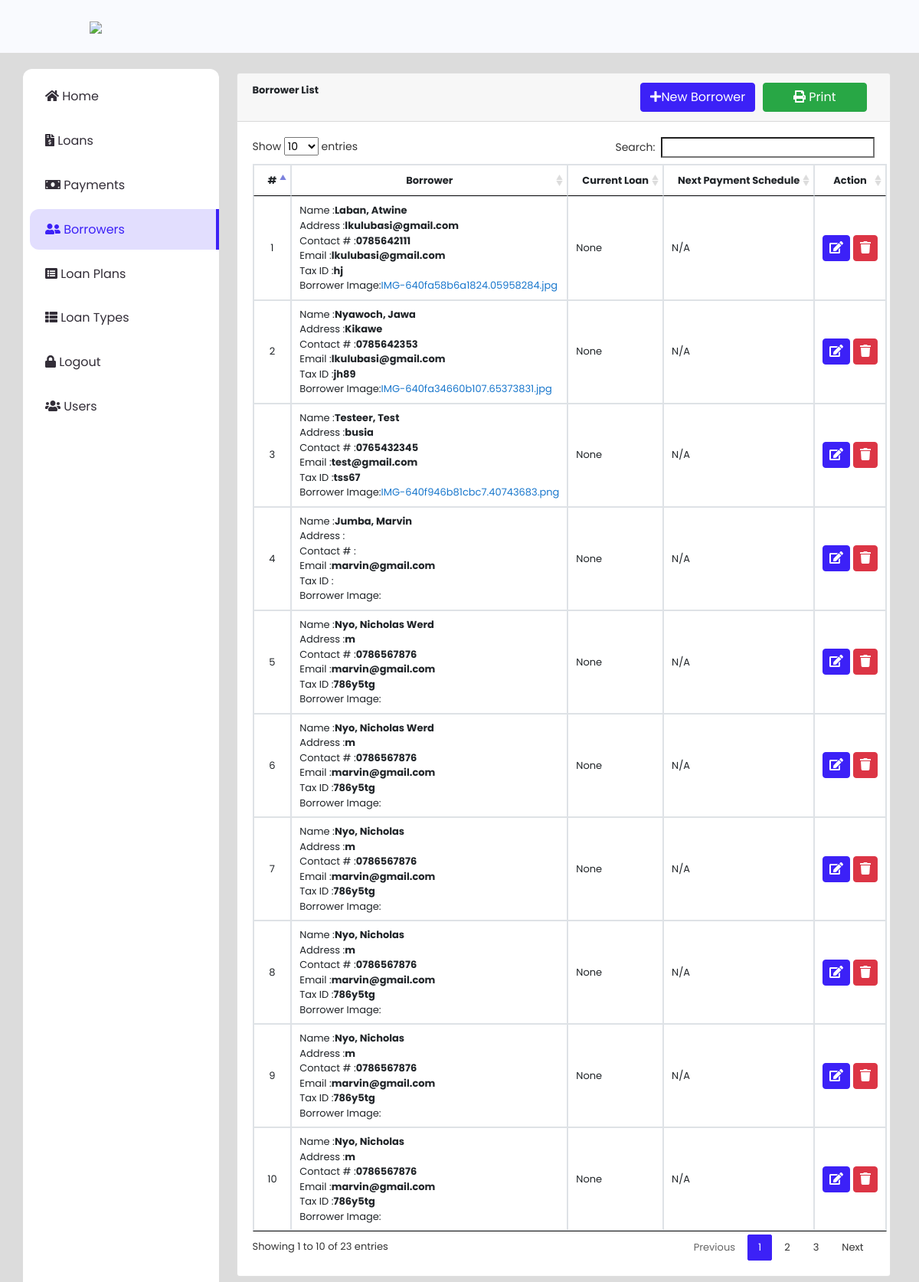
The app's page /sacco/index.php?page=borrowers (signed in) with its own data.
### tables this page shows
CREATE TABLE `borrowers` (
  `id` int(30) NOT NULL,
  `firstname` varchar(100) NOT NULL,
  `middlename` varchar(100) NOT NULL,
  `lastname` varchar(100) NOT NULL,
  `contact_no` varchar(30) NOT NULL,
  `upload_img` varchar(255) NOT NULL,
  `address` text NOT NULL,
  `email` varchar(50) NOT NULL,
  `tax_id` varchar(50) NOT NULL,
  `date_created` date NOT NULL
);

### sacco/borrowers.php (the view, shortened to what this page needs)
<?php include 'db_connect.php' ?>
<div class="container-fluid">
	<div class="col-lg-12">
		<div class="card">
			<div class="card-header">
				<large class="card-title">
					<b>Borrower List</b>
				</large>
				<button onclick="printDiv()" class="btn btn-success  col-md-2 float-right" type="button" id="print_payment" style="margin-right: 10px;" ><i class="fa fa-print"></i> Print</button>
				<button type="button" class="btn btn-primary float-right" data-bs-toggle="modal" data-bs-target="#exampleModal" style="margin-right: 10px;"><i class="fa fa-plus"></i>New Borrower</button>
			</div>
			<div class="card-body" id="borrower">
				<table class="table table-bordered" id="borrower-list">
					<colgroup>
						<col width="10%">
						<col width="35%">
						<col width="30%">
						<col width="15%">
						<col width="10%">
					</colgroup>
					<thead>
						<tr>
							<th class="text-center">#</th>
							<th class="text-center">Borrower</th>
							<th class="text-center">Current Loan</th>
							<th class="text-center">Next Payment Schedule</th>
							<th class="text-center">Action</th>
						</tr>
					</thead>
					<tbody>
						<?php
						$i = 1;
							$qry = $conn->query("SELECT * FROM borrowers order by id desc");
							while($row = $qry->fetch_assoc()):
						 ?>
						 <tr>
						 	<td class="text-center"><?php echo $i++ ?></td>
						 	<td>
						 		<p>Name :<b><?php echo ucwords($row['lastname'].", ".$row['firstname'].' '.$row['middlename']) ?></b></p>
						 		<p>Address :<b><?php echo $row['address'] ?></b></p>
						 		<p>Contact # :<b><?php echo $row['contact_no'] ?></b></p>
						 		<p>Email :<b><?php echo $row['email'] ?></b></p>
						 		<p>Tax ID :<b><?php echo $row['tax_id'] ?></b></p>
						 		<p>Borrower Image:<a href="assets/uploads/<?= ($row['upload_img']); ?>" target="_blank"><?= ($row['upload_img']); ?></a></p>
						 	</td>
						 	<td class="">None</td>
						 	<td class="">N/A</td>
						 	<td class="text-center">
						 			<button class="btn btn-primary edit_borrower" type="button" data-id="<?php echo $row['id'] ?>"><i class="fa fa-edit"></i></button>
						 			<button class="btn btn-danger delete_borrower" type="button" data-id="<?php echo $row['id'] ?>"><i class="fa fa-trash"></i></button>
						 	</td>
						 </tr>
						<?php endwhile; ?>
					</tbody>
				</table>
			</div>
		</div>
	</div>
</div>

### sacco/assets/css/style.css (style rules this page uses)
body { font-family: "Poppins", sans-serif; color: #444444; width: 100%; height: calc(100%); font-size: .813rem; background-color: #f9fafe; }
a { color: #1977cc; }
.btn-primary { color: #fff; background-color: #3c21f7; border-color: #3c21f7; }
.btn.edit_course, .btn.delete_course, .btn.view_payment, .btn.edit_fees, .btn.delete_fees, .btn.edit_student, .btn.delete_student, .btn.edit_payment, .btn.delete_payment, .btn.delete_loan, .btn.edit_loan, .btn.delete_plan, .btn.edit_plan, .btn.delete_borrower, .btn.edit_borrower, .btn.edit_ltype, .btn.delete_ltype { padding: 4px 8px; }
.table-bordered td, .table-bordered th { white-space: nowrap; }

### sacco/index.php (style rules this page uses)
body { background: #80808045; }

### sacco/borrowers.php (style rules this page uses)
td p { margin:unset; }
td { vertical-align: middle !important; }

### records on screen
borrowers: lastname+firstname+middlename "Laban, Atwine", address "lkulubasi@gmail.com", contact_no "0785642111", email "lkulubasi@gmail.com", tax "hj", upload_img "IMG-640fa58b6a1824.05958284.jpg"
borrowers: lastname+firstname+middlename "Nyawoch, Jawa", address "Kikawe", contact_no "0785642353", email "lkulubasi@gmail.com", tax "jh89", upload_img "IMG-640fa34660b107.65373831.jpg"
borrowers: lastname+firstname+middlename "Testeer, Test", address "busia", contact_no "0765432345", email "test@gmail.com", tax "tss67", upload_img "IMG-640f946b81cbc7.40743683.png"
borrowers: lastname+firstname+middlename "Jumba, Marvin", email "marvin@gmail.com"
borrowers: lastname+firstname+middlename "Nyo, Nicholas Werd", address "m", contact_no "0786567876", email "marvin@gmail.com", tax "786y5tg"
borrowers: lastname+firstname+middlename "Nyo, Nicholas Werd", address "m", contact_no "0786567876", email "marvin@gmail.com", tax "786y5tg"
borrowers: lastname+firstname+middlename "Nyo, Nicholas", address "m", contact_no "0786567876", email "marvin@gmail.com", tax "786y5tg"
borrowers: lastname+firstname+middlename "Nyo, Nicholas", address "m", contact_no "0786567876", email "marvin@gmail.com", tax "786y5tg"
borrowers: lastname+firstname+middlename "Nyo, Nicholas", address "m", contact_no "0786567876", email "marvin@gmail.com", tax "786y5tg"
borrowers: lastname+firstname+middlename "Nyo, Nicholas", address "m", contact_no "0786567876", email "marvin@gmail.com", tax "786y5tg"
